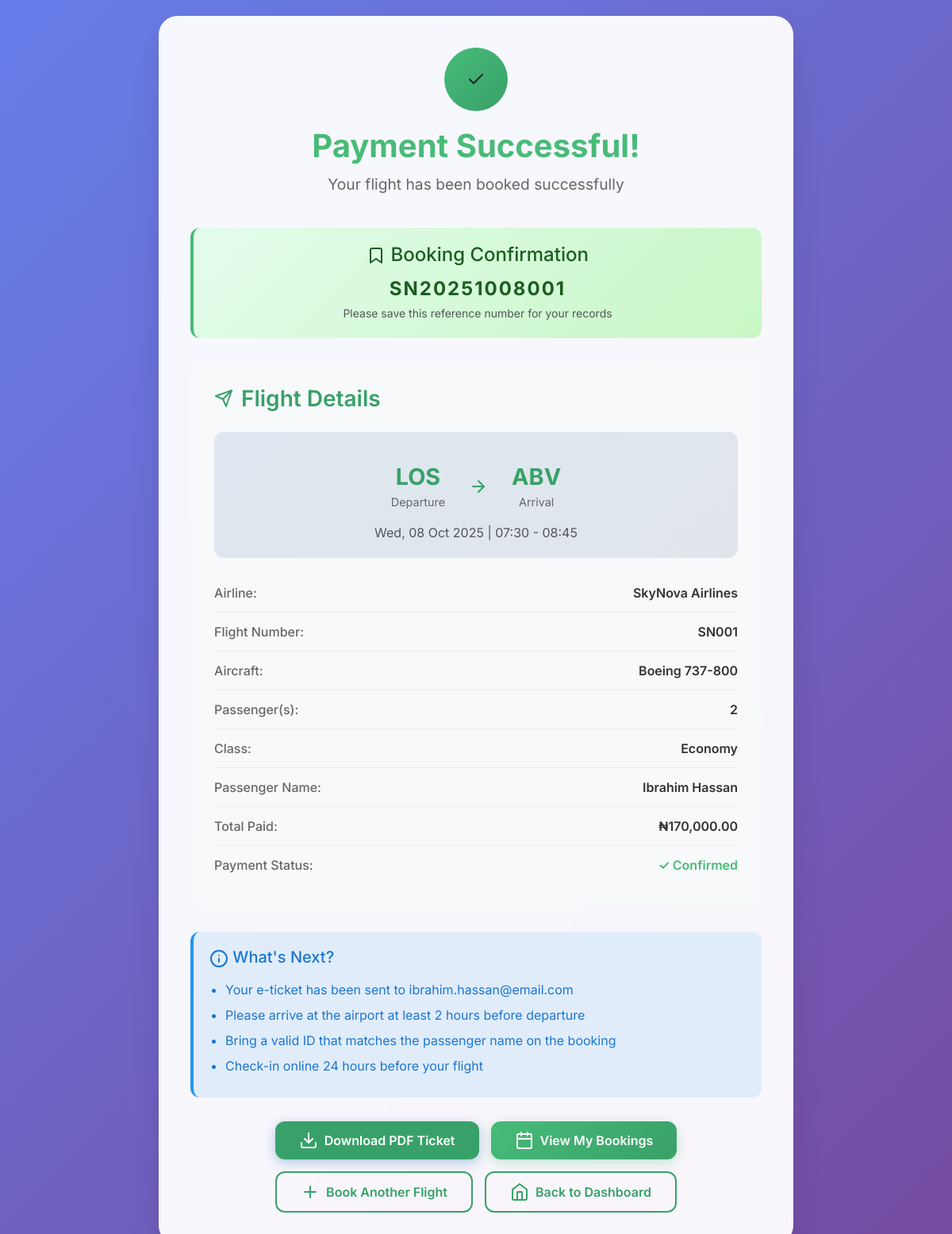
Before: /User/payment-success.php?reference=SN20251008001 (signed in) with the older database file.
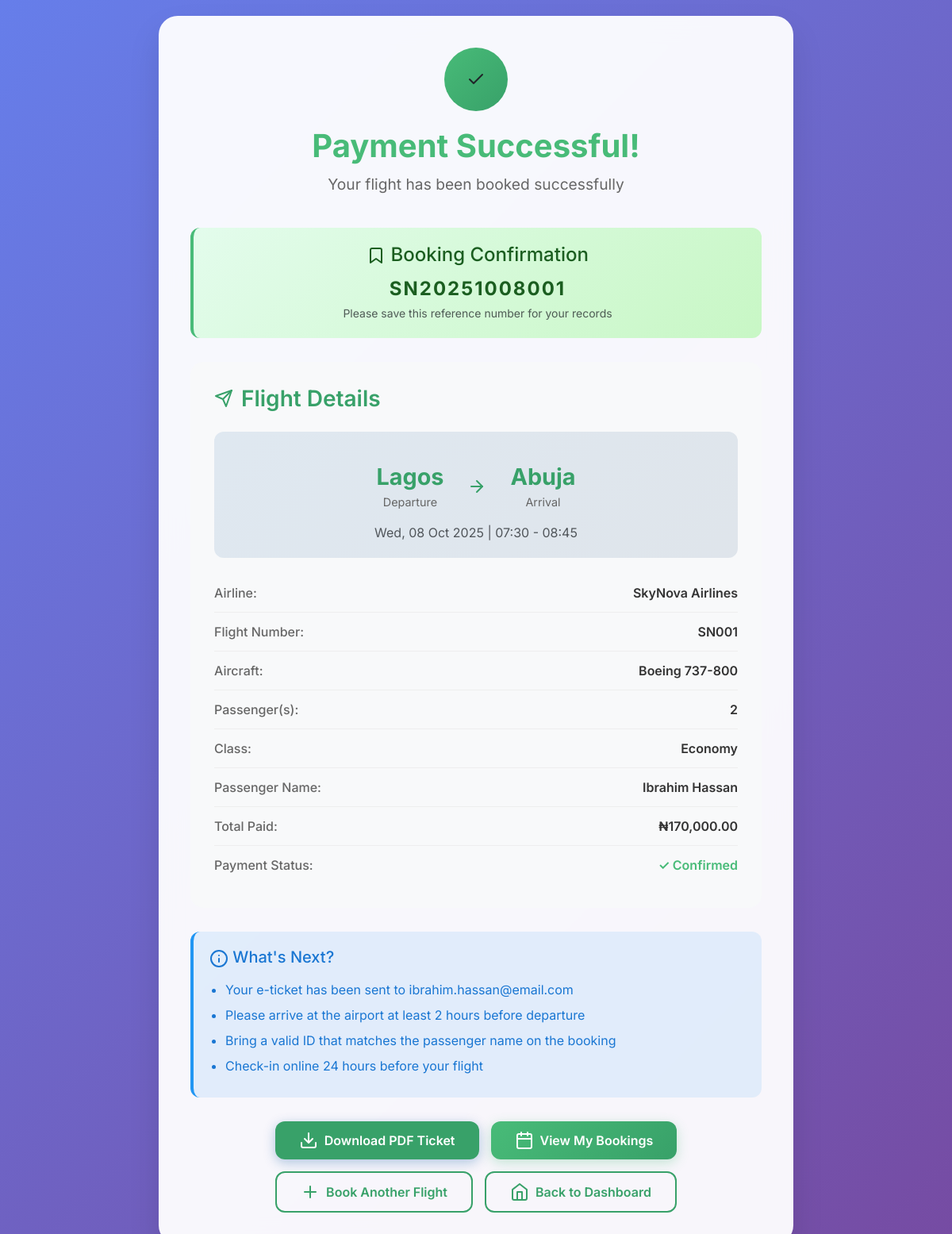
After: the same page with the newer database file.
### tables this page shows
CREATE TABLE `bookings` (
  `booking_id` bigint(20) UNSIGNED NOT NULL,
  `booking_ref` varchar(32) NOT NULL,
  `user_id` bigint(20) UNSIGNED NOT NULL,
  `flight_id` bigint(20) UNSIGNED NOT NULL,
  `passengers` int(11) NOT NULL CHECK (`passengers` > 0),
  `seats` int(11) NOT NULL DEFAULT 1,
  `class` enum('Economy','Business','First') NOT NULL DEFAULT 'Economy',
  `trip_type` enum('oneway','round') DEFAULT 'oneway',
  `passenger_name` varchar(255) NOT NULL,
  `passenger_email` varchar(255) NOT NULL,
  `passenger_phone` varchar(20) NOT NULL,
  `return_flight_id` int(11) DEFAULT NULL,
  `total_amount` decimal(12,2) NOT NULL,
  `status` enum('Pending','Confirmed','Cancelled','Completed') DEFAULT 'Pending',
  `payment_status` enum('Pending','Paid','Failed','Refunded') DEFAULT 'Pending',
  `payment_reference` varchar(100) DEFAULT NULL,
  `payment_method` varchar(50) DEFAULT NULL,
  `paid_amount` decimal(10,2) DEFAULT NULL,
  `payment_date` datetime DEFAULT NULL,
  `booking_date` timestamp NOT NULL DEFAULT current_timestamp(),
  `created_at` timestamp NOT NULL DEFAULT current_timestamp(),
  `paystack_reference` varchar(255) DEFAULT NULL,
  `updated_at` timestamp NOT NULL DEFAULT current_timestamp() ON UPDATE current_timestamp()
);

CREATE TABLE `flights` (
  `flight_id` bigint(20) UNSIGNED NOT NULL,
  `airline` varchar(100) NOT NULL,
  `flight_no` varchar(50) NOT NULL,
  `origin` varchar(100) NOT NULL,
  `destination` varchar(100) NOT NULL,
  `flight_date` date NOT NULL,
  `departure_time` time NOT NULL,
  `arrival_time` time NOT NULL,
  `aircraft` varchar(100) NOT NULL,
  `price` decimal(12,2) NOT NULL,
  `seats_available` int(11) NOT NULL,
  `status` enum('Scheduled','Delayed','Cancelled','Completed','Boarding') DEFAULT 'Scheduled',
  `created_at` timestamp NOT NULL DEFAULT current_timestamp(),
  `updated_at` timestamp NOT NULL DEFAULT current_timestamp() ON UPDATE current_timestamp(),
  `status_id` tinyint(4) NOT NULL DEFAULT 1,
  `economy_price` decimal(10,2) DEFAULT 0.00,
  `business_price` decimal(10,2) DEFAULT 0.00,
  `first_class_price` decimal(10,2) DEFAULT 0.00,
  `economy_seats` int(11) DEFAULT 0,
  `business_seats` int(11) DEFAULT 0,
  `first_class_seats` int(11) DEFAULT 0
);

### User/payment-success.php (the view, shortened to what this page needs)
<?php
$host = 'localhost';
$dbname = 'airlines';
$username = 'root';
$password = '';
try {
    $pdo = new PDO("mysql:host=$host;dbname=$dbname;charset=utf8", $username, $password);
    $pdo->setAttribute(PDO::ATTR_ERRMODE, PDO::ERRMODE_EXCEPTION);
} catch (PDOException $e) {
    die("Database connection failed: " . $e->getMessage());
}
$user_id = $_SESSION['user_id'];
$reference = $_GET['reference'] ?? '';
$stmt = $pdo->prepare("
    SELECT b.*, f.airline, f.flight_no, f.origin, f.destination, f.flight_date,
           f.departure_time, f.arrival_time, f.aircraft
    FROM bookings b
    JOIN flights f ON b.flight_id = f.flight_id
    WHERE b.booking_ref = ? AND b.user_id = ? AND b.status = 'Confirmed'
");
$stmt->execute([$reference, $user_id]);
$booking = $stmt->fetch(PDO::FETCH_ASSOC);
?>
<!DOCTYPE html>
<html lang="en">
<head>
    <link href="https://cdn.jsdelivr.net/npm/bootstrap@5.3.2/dist/css/bootstrap.min.css" rel="stylesheet">
    <link rel="stylesheet" href="https://cdnjs.cloudflare.com/ajax/libs/animate.css/4.1.1/animate.min.css" />
    <link rel="stylesheet" href="https://cdn.jsdelivr.net/npm/feather-icons/dist/feather.min.css">
</head>
<body>
    <div class="container">
        <div class="success-container">
            <div class="success-header">
                <div class="success-icon">
                    <i data-feather="check"></i>
                </div>
                <h1>Payment Successful!</h1>
                <p>Your flight has been booked successfully</p>
            </div>
            <div class="confirmation-number">
                <h4><i data-feather="bookmark"></i> Booking Confirmation</h4>
                <div class="confirmation-code"><?php echo htmlspecialchars($booking['booking_ref']); ?></div>
                <small class="text-muted">Please save this reference number for your records</small>
            </div>
            <div class="booking-details">
                <h3><i data-feather="send"></i> Flight Details</h3>
                <div class="flight-route">
                    <div class="route-display">
                        <div class="route-point">
                            <div class="route-code"><?php echo htmlspecialchars($booking['origin']); ?></div>
                            <div class="route-city">Departure</div>
                        </div>
                        <div class="route-arrow">
                            <i data-feather="arrow-right"></i>
                        </div>
                        <div class="route-point">
                            <div class="route-code"><?php echo htmlspecialchars($booking['destination']); ?></div>
                            <div class="route-city">Arrival</div>
                        </div>
                    </div>
                    <div class="text-muted">
                        <?php echo date('D, d M Y', strtotime($booking['flight_date'])); ?> |
                        <?php echo date('H:i', strtotime($booking['departure_time'])); ?> -
                        <?php echo date('H:i', strtotime($booking['arrival_time'])); ?>
                    </div>
                </div>
                <div class="detail-row">
                    <span class="detail-label">Airline:</span>
                    <span class="detail-value"><?php echo htmlspecialchars($booking['airline']); ?></span>
                </div>
                <div class="detail-row">
                    <span class="detail-label">Flight Number:</span>
                    <span class="detail-value"><?php echo htmlspecialchars($booking['flight_no']); ?></span>
                </div>
                <div class="detail-row">
                    <span class="detail-label">Aircraft:</span>
                    <span class="detail-value"><?php echo htmlspecialchars($booking['aircraft']); ?></span>
                </div>
                <div class="detail-row">
                    <span class="detail-label">Passenger(s):</span>
                    <span class="detail-value"><?php echo $booking['passengers']; ?></span>
                </div>
                <div class="detail-row">
                    <span class="detail-label">Class:</span>
                    <span class="detail-value"><?php echo htmlspecialchars($booking['class']); ?></span>
                </div>
                <div class="detail-row">
                    <span class="detail-label">Passenger Name:</span>
                    <span class="detail-value"><?php echo htmlspecialchars($booking['passenger_name']); ?></span>
                </div>
                <div class="detail-row">
                    <span class="detail-label">Total Paid:</span>
                    <span class="detail-value">₦<?php echo number_format($booking['total_amount'], 2); ?></span>
                </div>
                <div class="detail-row">
                    <span class="detail-label">Payment Status:</span>
                    <span class="detail-value" style="color: #48bb78;">✓ Confirmed</span>
                </div>
            </div>
            <div class="next-steps">
                <h5><i data-feather="info"></i> What's Next?</h5>
                <ul>
                    <li>Your e-ticket has been sent to <?php echo htmlspecialchars($booking['passenger_email']); ?></li>
                    <li>Please arrive at the airport at least 2 hours before departure</li>
                    <li>Bring a valid ID that matches the passenger name on the booking</li>
                    <li>Check-in online 24 hours before your flight</li>
                </ul>
            </div>
            <div class="action-buttons">
                <form method="post" action="download-ticket.php" style="display: inline;" target="_blank">
                    <button type="submit" class="btn-custom btn-primary-custom">
                        <i data-feather="download"></i> Download PDF Ticket
                    </button>
                </form>
                <a href="my-bookings.php" class="btn-custom btn-secondary-custom">
                    <i data-feather="calendar"></i> View My Bookings
                </a>
                <a href="book-flight.php" class="btn-custom btn-outline-custom">
                    <i data-feather="plus"></i> Book Another Flight
                </a>
                <a href="dashboard.php" class="btn-custom btn-outline-custom">
                    <i data-feather="home"></i> Back to Dashboard
                </a>
            </div>
        </div>
    </div>
</body>
</html>

### User/payment-success.php (style rules this page uses)
body { background: linear-gradient(135deg, #667eea 0%, #764ba2 100%); min-height: 100vh; font-family: 'Inter', sans-serif; padding: 20px 0; }
.success-container { background: rgba(255, 255, 255, 0.95); backdrop-filter: blur(15px); border-radius: 24px; box-shadow: 0 20px 40px rgba(0, 0, 0, 0.1); padding: 40px; max-width: 800px; margin: 0 auto; animation: slideUp 0.8s ease-out; }
.success-header { text-align: center; margin-bottom: 40px; }
.success-icon { width: 80px; height: 80px; background: linear-gradient(135deg, #48bb78, #38a169); border-radius: 50%; display: flex; align-items: center; justify-content: center; margin: 0 auto 20px; animation: bounce 1s ease-out; }
.success-header h1 { color: #48bb78; font-size: 2.5rem; font-weight: 700; margin-bottom: 10px; }
.success-header p { color: #666; font-size: 1.2rem; }
.booking-details { background: #f8f9fa; border-radius: 16px; padding: 30px; margin: 30px 0; }
.booking-details h3 { color: #38a169; margin-bottom: 25px; font-weight: 600; display: flex; align-items: center; gap: 10px; }
.detail-row { display: flex; justify-content: space-between; align-items: center; padding: 12px 0; border-bottom: 1px solid #eee; }
.detail-row:last-child { border-bottom: none; }
.detail-label { font-weight: 500; color: #666; }
.detail-value { font-weight: 600; color: #333; }
.flight-route { background: linear-gradient(135deg, rgba(0, 83, 156, 0.1), rgba(0, 51, 102, 0.1)); border-radius: 12px; padding: 20px; margin: 20px 0; text-align: center; }
.route-display { display: flex; align-items: center; justify-content: center; gap: 30px; margin: 15px 0; }
.route-point { text-align: center; }
.route-code { font-size: 1.8rem; font-weight: 700; color: #38a169; }
.route-city { color: #666; font-size: 0.9rem; }
.route-arrow { color: #38a169; font-size: 1.5rem; }
.action-buttons { display: flex; gap: 15px; justify-content: center; flex-wrap: wrap; margin-top: 30px; }
.btn-custom { border: none; border-radius: 12px; font-weight: 600; padding: 12px 30px; font-size: 1rem; transition: all 0.3s ease; text-decoration: none; display: inline-flex; align-items: center; gap: 8px; cursor: pointer; }
.btn-primary-custom { background: linear-gradient(135deg, #38a169 0%, #38a169 100%); color: #fff; box-shadow: 0 4px 15px rgba(0, 83, 156, 0.3); }
.btn-secondary-custom { background: linear-gradient(135deg, #48bb78 0%, #38a169 100%); color: #fff; box-shadow: 0 4px 15px rgba(72, 187, 120, 0.3); }
.btn-outline-custom { background: transparent; color: #38a169; border: 2px solid #38a169; }
.confirmation-number { background: linear-gradient(135deg, #e3fcec, #c8f7c5); border-radius: 12px; padding: 20px; text-align: center; margin: 20px 0; border-left: 4px solid #48bb78; }
.confirmation-number h4 { color: #1b5e20; margin-bottom: 10px; }
.confirmation-code { font-size: 1.5rem; font-weight: 700; color: #1b5e20; letter-spacing: 2px; }
.next-steps { background: rgba(33, 150, 243, 0.1); border-radius: 12px; padding: 20px; margin: 20px 0; border-left: 4px solid #2196f3; }
.next-steps h5 { color: #1976d2; margin-bottom: 15px; }
.next-steps ul { color: #1976d2; margin: 0; padding-left: 20px; }
.next-steps li { margin-bottom: 8px; }

Changed rows visible on the page:
changed through a linked row, bookings "SN20251008001": flight.origin "LOS" → "Lagos"; flight.destination "ABV" → "Abuja"
